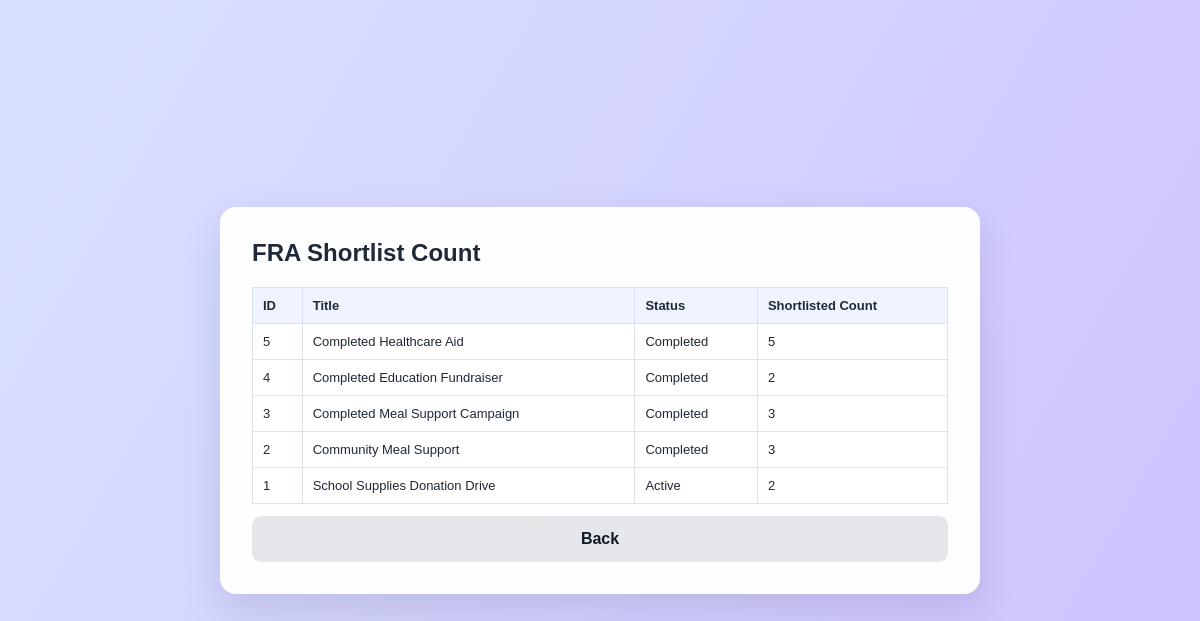
The app's page /index.php?page=view_shortlist_count (signed in) with its own data.
### tables this page shows
CREATE TABLE fundraising_activities (
    fra_id INT AUTO_INCREMENT PRIMARY KEY,
    fundraiser_id INT NOT NULL,
    title VARCHAR(150) NOT NULL,
    description TEXT NOT NULL,
    goal_amount DECIMAL(10,2) NOT NULL,
    current_amount DECIMAL(10,2) DEFAULT 0.00,
    category VARCHAR(100) NOT NULL,
    status ENUM('Active', 'Disabled', 'Completed') DEFAULT 'Active',
    start_date DATE,
    end_date DATE,
    view_count INT DEFAULT 0,
    shortlist_count INT DEFAULT 0,
    created_at DATETIME DEFAULT CURRENT_TIMESTAMP,
    FOREIGN KEY (fundraiser_id) REFERENCES managed_user_accounts(user_id)
);

### src/fra/entity/FundraisingActivity.php (called while the page is built, shortened)
<?php
require_once __DIR__ . '/../../shared/database/Database.php';
class FundraisingActivity
{
    private PDO $conn;
    public function __construct()
    {
        $database = new Database();
        $this->conn = $database->connect();
    }
    public function getFRAList(int $fundraiserId): array
    {
        $sql = "SELECT
                    fra_id AS fraId,
                    fundraiser_id AS fundraiserId,
                    title,
                    description,
                    goal_amount AS goalAmount,
                    current_amount AS amountRaised,
                    category,
                    status,
                    start_date AS startDate,
                    end_date AS endDate,
                    view_count AS views,
                    shortlist_count AS shortlistCount
                FROM fundraising_activities
                WHERE fundraiser_id = :fundraiserId
                ORDER BY fra_id DESC";
        $stmt = $this->conn->prepare($sql);
        $stmt->bindParam(':fundraiserId', $fundraiserId, PDO::PARAM_INT);
        $stmt->execute();
        return $stmt->fetchAll(PDO::FETCH_ASSOC);
    }
}

### src/shared/database/Database.php (called while the page is built)
<?php
class Database
{
    private string $host = 'localhost';
    private string $database = 'echocare_db';
    private string $username = 'root';
    private string $password = '';
    private ?PDO $conn = null;
    public function connect(): PDO
    {
        if ($this->conn === null) {
            try {
                $this->conn = new PDO(
                    "mysql:host={$this->host};dbname={$this->database};charset=utf8mb4",
                    $this->username,
                    $this->password
                );
                $this->conn->setAttribute(PDO::ATTR_ERRMODE, PDO::ERRMODE_EXCEPTION);
                $this->conn->setAttribute(PDO::ATTR_DEFAULT_FETCH_MODE, PDO::FETCH_ASSOC);
            } catch (PDOException $e) {
                die('Database connection failed: ' . $e->getMessage());
            }
        }
        return $this->conn;
    }
}

### src/fra/controller/ViewFRAController.php (called while the page is built)
<?php
require_once __DIR__ . '/../entity/FundraisingActivity.php';
class ViewFRAController
{
    private FundraisingActivity $fundraisingActivity;
    public function __construct()
    {
        $this->fundraisingActivity = new FundraisingActivity();
    }
    public function getFRAList(int $fundraiserId): array
    {
        return $this->fundraisingActivity->getFRAList($fundraiserId);
    }
}

### src/fra/boundary/ViewShortlistUI.php (the view, shortened to what this page needs)
<?php
require_once __DIR__ . '/../controller/ViewFRAController.php';
$controller = new ViewFRAController();
$fraList = $controller->getFRAList($_SESSION['user']['id']);
?>
<!DOCTYPE html>
<html>
<head>
    <link rel="stylesheet" href="/css/style.css">
</head>
<body>
<div class="page-center">
<section class="dashboard-card">
<h1>FRA Shortlist Count</h1>
<table class="table">
<tr>
    <th>ID</th>
    <th>Title</th>
    <th>Status</th>
    <th>Shortlisted Count</th>
</tr>
<?php foreach ($fraList as $fra): ?>
<tr>
    <td><?= $fra['fraId'] ?></td>
    <td><?= htmlspecialchars($fra['title']) ?></td>
    <td><?= htmlspecialchars($fra['status']) ?></td>
    <td><?= $fra['shortlistCount'] ?? 0 ?></td>
</tr>
<?php endforeach; ?>
</table>
<a href="/index.php?page=fundraiser_dashboard" class="secondary-btn">Back</a>
</section>
</div>
</body>
</html>

### public/css/style.css (style rules this page uses)
* { box-sizing: border-box; }
body { margin: 0; font-family: Arial, Helvetica, sans-serif; background: #f7f8ff; color: #1f2937; }
body::before { content: ""; position: fixed; inset: 0; background: radial-gradient(circle at 20% 25%, rgba(220, 230, 255, 0.9), transparent 35%), radial-gradient(circle at 80% 35%, rgba(235, 240, 255, 0.9), transparent 38%), linear-gradient(135deg, #ffffff 0%, #eef3ff 45%, #ffffff 100%); z-index: -2; }
body::after { content: ""; position: fixed; inset: 0; background: linear-gradient(155deg, transparent 20%, rgba(205, 218, 250, 0.45) 38%, transparent 58%), linear-gradient(25deg, transparent 25%, rgba(230, 235, 255, 0.8) 48%, transparent 70%); z-index: -1; }
.page-center { min-height: 100vh; display: flex; align-items: center; justify-content: center; padding: 24px; }
h1 { margin: 0 0 8px; font-size: 24px; }
.dashboard-card { width: 760px; background: rgba(255,255,255,0.96); border-radius: 16px; padding: 32px; box-shadow: 0 16px 40px rgba(15, 23, 42, 0.12); }
.table { width: 100%; border-collapse: collapse; margin-top: 20px; background: white; }
.table th, .table td { border: 1px solid #dbe1ef; padding: 10px; font-size: 13px; text-align: left; }
.table th { background: #eef3ff; }
.secondary-btn { display: block; width: 100%; text-align: center; padding: 14px; border-radius: 9px; background: #e5e7eb; color: #111827; text-decoration: none; font-weight: 700; margin-top: 12px; }
body { position: relative; overflow-x: hidden; background: #eef3ff; }
body::before { content: ""; position: fixed; inset: 0; z-index: 0; background: linear-gradient( 120deg, #d8e2ff, #cbb7ff, #f3e8ff, #dbeafe ); background-size: 400% 400%; animation: movingGradient 4s ease infinite; }
.page-center, .app-layout { position: relative; z-index: 1; }

### records on screen
fundraising_activities: fra_id "5", title "Completed Healthcare Aid", status "Completed", shortlist_count "5"
fundraising_activities: fra_id "4", title "Completed Education Fundraiser", status "Completed", shortlist_count "2"
fundraising_activities: fra_id "3", title "Completed Meal Support Campaign", status "Completed", shortlist_count "3"
fundraising_activities: fra_id "2", title "Community Meal Support", status "Completed", shortlist_count "3"
fundraising_activities: fra_id "1", title "School Supplies Donation Drive", status "Active", shortlist_count "2"
